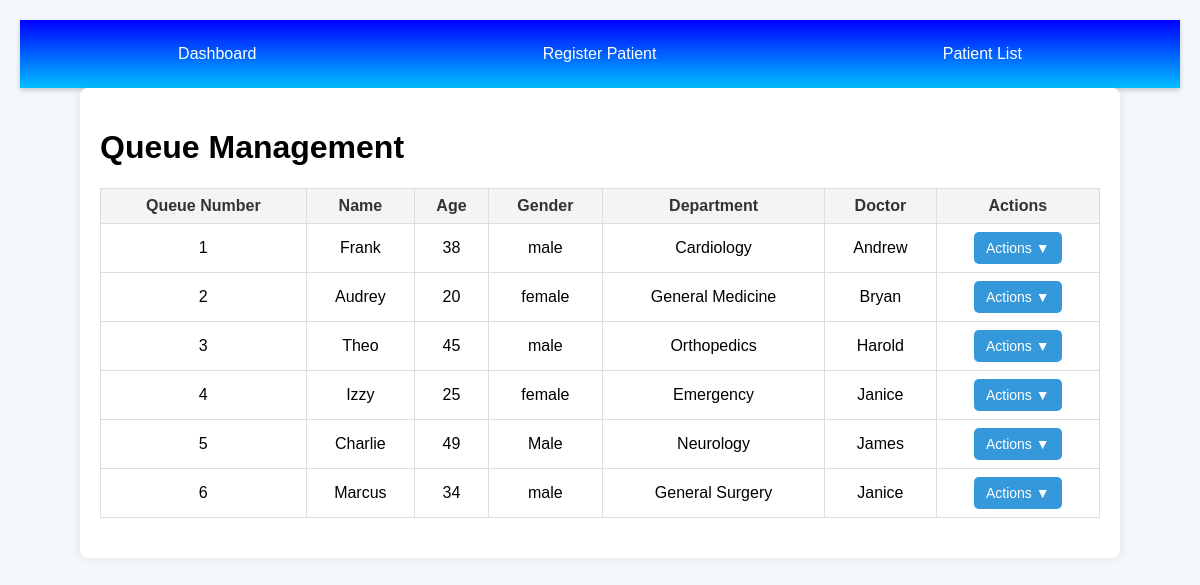
/queue_management/, run on an earlier commit of the app's database.
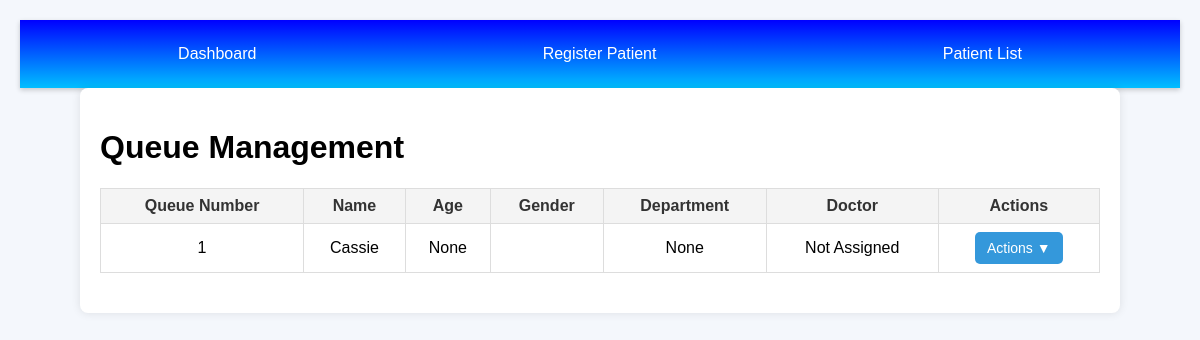
And on a later commit of the database.
### Nazareth/models.py (models this page shows, shortened)
class Patient(models.Model):
    assigned_doctor = models.ForeignKey(
        'Doctor',
        on_delete=models.SET_NULL,
        null=True,
        blank=True,
        related_name="patients"
    )
    name = models.CharField(max_length=100)
    age = models.PositiveIntegerField(null=True, blank=True)
    gender = models.CharField(
        max_length=10,
        choices=[
            ('male', 'Male'),
            ('female', 'Female'),
            ('other', 'Other'),
        ],
    )
    service = models.CharField(max_length=50)
    priority = models.CharField(
        max_length=10,
        choices=[
            ("low", "Low"),
            ("medium", "Medium"),
            ("high", "High"),
        ],
    )
    department = models.ForeignKey(
        'Department',
        on_delete=models.SET_NULL,
        null=True,
        blank=True,
        related_name="patients"
    )
    in_queue = models.BooleanField(default=False)
    is_active = models.BooleanField(default=True)
    queue_number = models.IntegerField(null=True, blank=True)
    date_registered = models.DateTimeField(default=now)
    phone_number = models.CharField(max_length=20)
    status = models.CharField(
        max_length=20,
        choices=[
            ('waiting', 'Waiting'),
            ('in_queue', 'In Queue'),
            ('in_process', 'In Process'),
            ('completed', 'Completed'),
            ('under_observation', 'Under Observation'),
            ('discharged', 'Discharged'),
        ],
        default='in_queue'
    )
    hidden = models.BooleanField(default=False)
    class Meta:
        ordering = ['queue_number']

class Department(models.Model):
    id = models.AutoField(primary_key=True)
    name = models.CharField(max_length=100, unique=True)
    def __str__(self):
        return self.name

class Doctor(models.Model):
    name = models.CharField(max_length=100)
    department = models.ForeignKey(
        Department,
        on_delete=models.SET_NULL,
        null=True,
        blank=True,
        default=None
    )
    class Meta:
        ordering = ['name']

### Nazareth/views.py (the view)
# urls.py: path('queue_management/', views.queue_management, name='queue_management'),
def queue_management(request):
    patients = Patient.objects.filter(in_queue=True).order_by('queue_number')
    doctors = Doctor.objects.all()
    return render(request, 'queue_management.html', {'patients': patients, 'doctors': doctors})

### Nazareth/templates/queue_management.html (shortened to what this page needs)
{% load static %}
<!doctype html>
<html lang="en">
<head>
    <link rel="stylesheet" href="{% static 'css/queue_management.css' %}">
</head>
<body>
<div class="navbar">
    <a href="{% url 'receptionist' %}">Dashboard</a>
    <a href="{% url 'register_patient' %}">Register Patient</a>
    <a href="{% url 'patient_list' %}">Patient List</a>
</div>
<div class="container">
    <h1>Queue Management</h1>
    {% if patients %}
        <table>
            <thead>
            <tr>
                <th>Queue Number</th>
                <th>Name</th>
                <th>Age</th>
                <th>Gender</th>
                <th>Department</th>
                <th>Doctor</th>
                <th>Actions</th>
            </tr>
            </thead>
            <tbody>
            {% for patient in patients %}
                <tr>
                    <td>{{ patient.queue_number }}</td>
                    <td>{{ patient.name }}</td>
                    <td>{{ patient.age }}</td>
                    <td>{{ patient.gender }}</td>
                    <td>{{ patient.department }}</td>
                    <td>
                        {% if patient.assigned_doctor %}
                            {{ patient.assigned_doctor.name }}
                        {% else %}
                            Not Assigned
                        {% endif %}
                    </td>
                    <td>
                        <div class="dropdown">
                            <button class="dropbtn">Actions ▼</button>
                        </div>
                    </td>
                </tr>
            {% endfor %}
            </tbody>
        </table>
    {% else %}
        <p class="no-patients">No patients in the queue.</p>
    {% endif %}
</div>
</body>
</html>

What changed in the data, as far as the page shows it:
removed Patient: queue_number "1", name "Frank", age "38", gender "male", department "Cardiology", assigned_doctor.name "Andrew"
removed Patient: queue_number "2", name "Audrey", age "20", gender "female", department "General Medicine", assigned_doctor.name "Bryan"
removed Patient: queue_number "3", name "Theo", age "45", gender "male", department "Orthopedics", assigned_doctor.name "Harold"
removed Patient: queue_number "4", name "Izzy", age "25", gender "female", department "Emergency", assigned_doctor.name "Janice"
removed Patient: queue_number "5", name "Charlie", age "49", gender "Male", department "Neurology", assigned_doctor.name "James"
removed Patient: queue_number "6", name "Marcus", age "34", gender "male", department "General Surgery", assigned_doctor.name "Janice"
added Patient: queue_number "1", name "Cassie", age "None", department "None", shows "Not Assigned"
